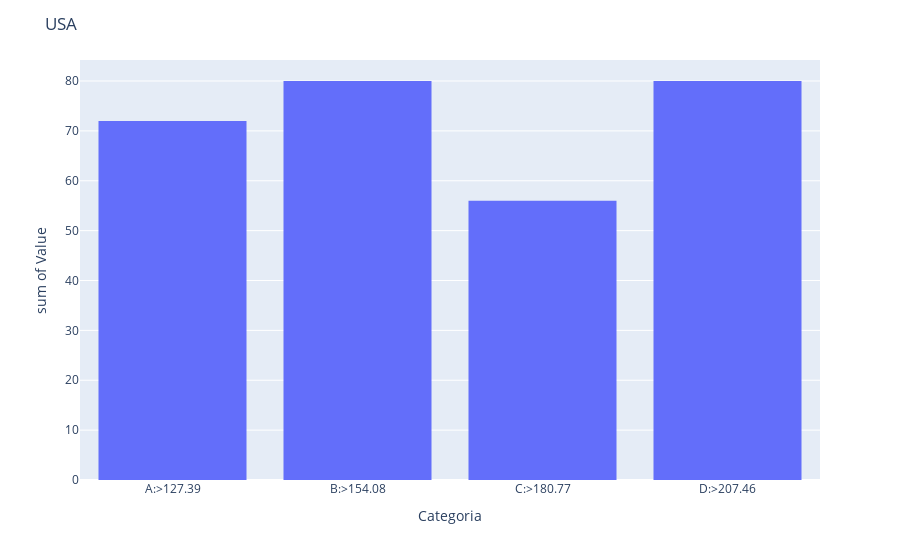

Notebook code cell kept with this figure:
### Code cell
fig= px.histogram(inf_usa3, x= 'Categoria', y='Value').update_xaxes(categoryorder = 'trace')
fig.update_layout(title='USA')
fig.show()

### Figure 1 — Plotly figure (JSON) as saved in the notebook; plotly's stock layout.template omitted (floating-point values rounded to 4 significant figures)
{"data": [{"alignmentgroup": "True", "bingroup": "x", "histfunc": "sum", "hovertemplate": "Categoria=%{x}<br>sum of Value=%{y}<extra></extra>", "legendgroup": "", "marker": {"color": "#636efa", "pattern": {"shape": ""}}, "name": "", "offsetgroup": "", "orientation": "v", "showlegend": false, "type": "histogram", "x": ["A:>127.39", "B:>154.08", "C:>180.77", "D:>207.46"], "xaxis": "x", "y": [72, 80, 56, 80], "yaxis": "y"}], "layout": {"barmode": "relative", "legend": {"tracegroupgap": 0}, "margin": {"t": 60}, "title": {"text": "USA"}, "xaxis": {"anchor": "y", "categoryorder": "trace", "domain": [0, 1], "title": {"text": "Categoria"}}, "yaxis": {"anchor": "x", "domain": [0, 1], "title": {"text": "sum of Value"}}}}
